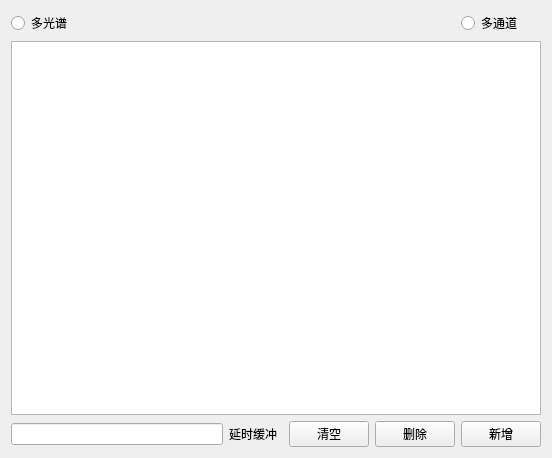
<?xml version="1.0" encoding="UTF-8"?>
<ui version="4.0">
 <class>LightSourceForm</class>
 <widget class="QWidget" name="LightSourceForm">
  <property name="geometry">
   <rect>
    <x>0</x>
    <y>0</y>
    <width>552</width>
    <height>458</height>
   </rect>
  </property>
  <property name="windowTitle">
   <string>Form</string>
  </property>
  <layout class="QGridLayout" name="gridLayout">
   <item row="2" column="5">
    <widget class="QPushButton" name="Add">
     <property name="text">
      <string>新增</string>
     </property>
    </widget>
   </item>
   <item row="0" column="0">
    <widget class="QRadioButton" name="rdo_Multispectral">
     <property name="text">
      <string>多光谱</string>
     </property>
    </widget>
   </item>
   <item row="0" column="5">
    <widget class="QRadioButton" name="rdo_channels">
     <property name="text">
      <string>多通道</string>
     </property>
    </widget>
   </item>
   <item row="2" column="1">
    <widget class="QLabel" name="label">
     <property name="text">
      <string>延时缓冲</string>
     </property>
    </widget>
   </item>
   <item row="2" column="4">
    <widget class="QPushButton" name="Remove">
     <property name="text">
      <string>删除</string>
     </property>
    </widget>
   </item>
   <item row="1" column="0" colspan="6">
    <widget class="QTableWidget" name="tableWidget"/>
   </item>
   <item row="2" column="3">
    <widget class="QPushButton" name="allClr">
     <property name="text">
      <string>清空</string>
     </property>
    </widget>
   </item>
   <item row="2" column="0">
    <widget class="QLineEdit" name="dms"/>
   </item>
  </layout>
 </widget>
 <resources/>
 <connections/>
</ui>
